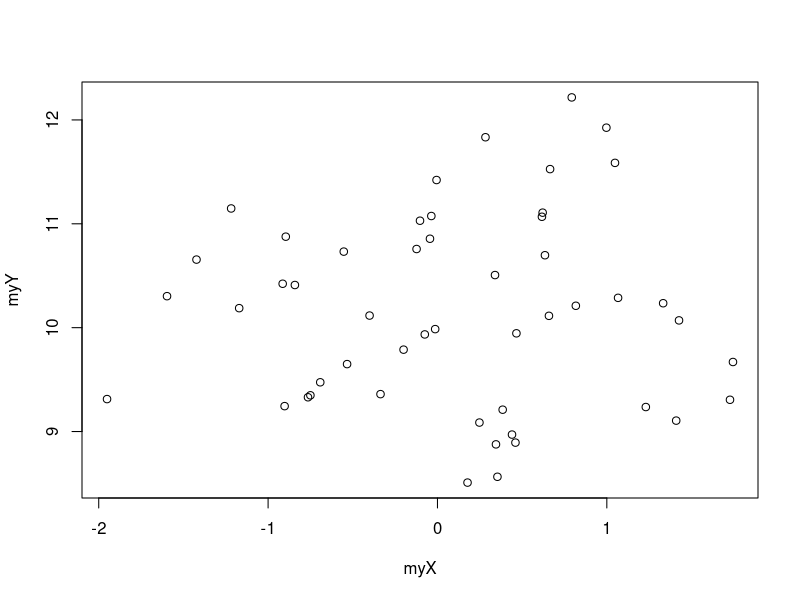
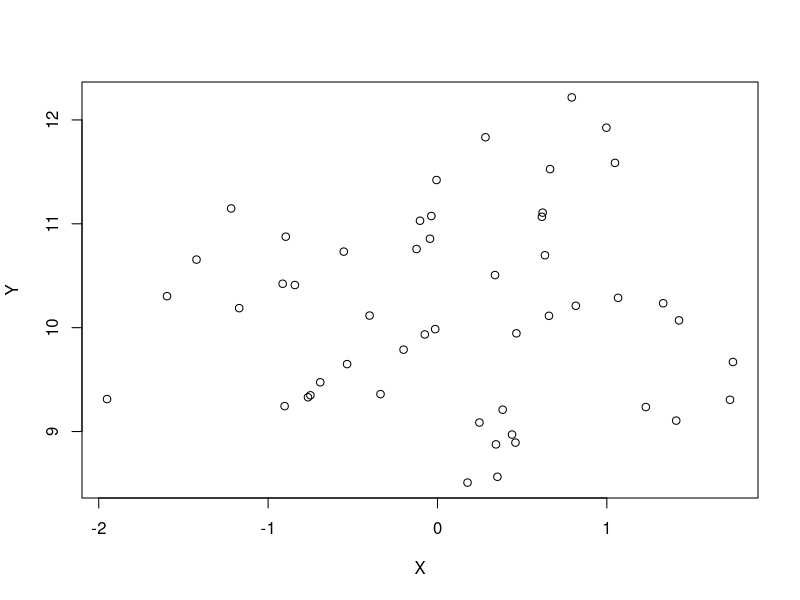
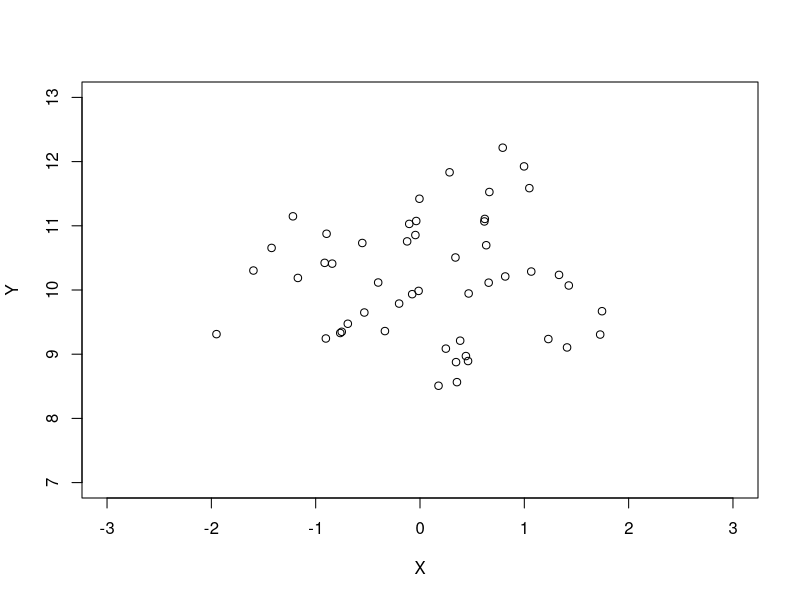
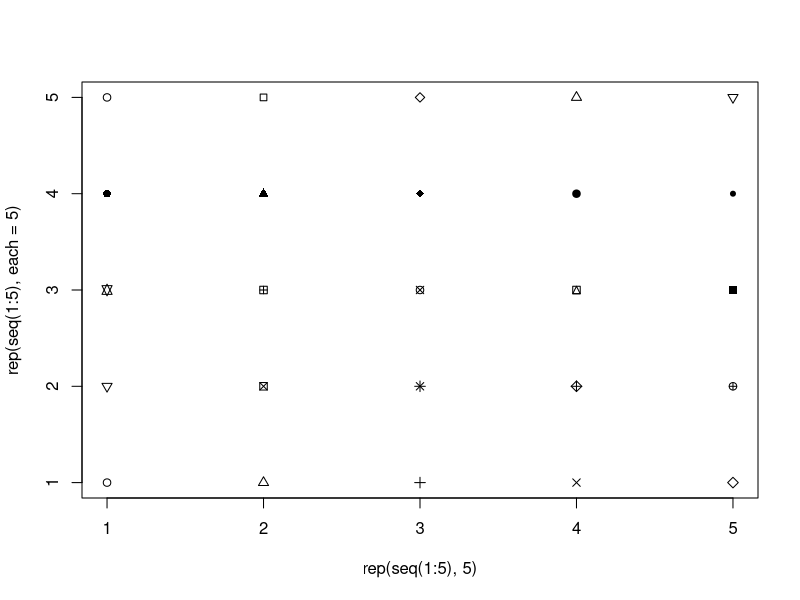
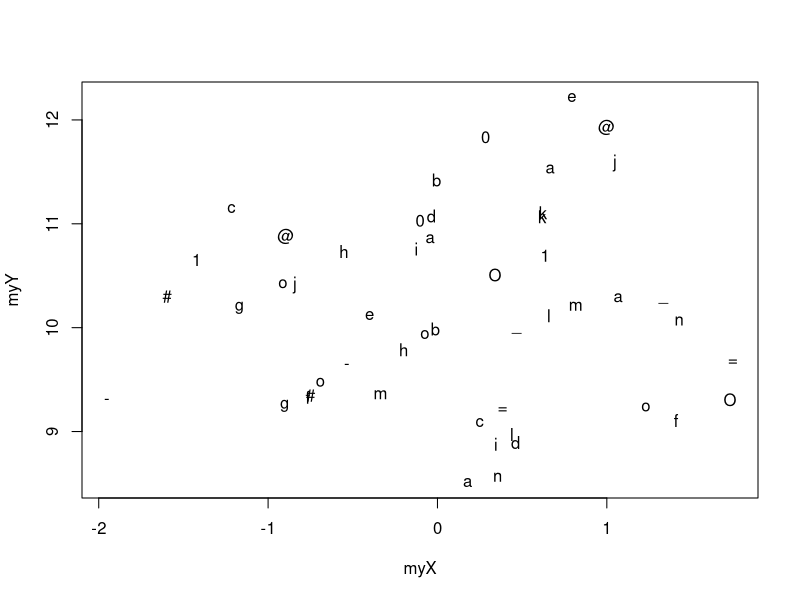
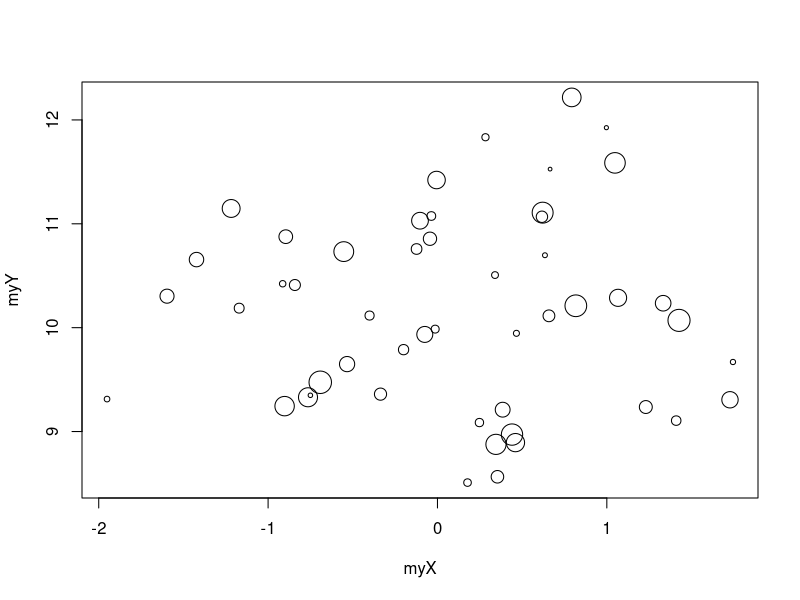
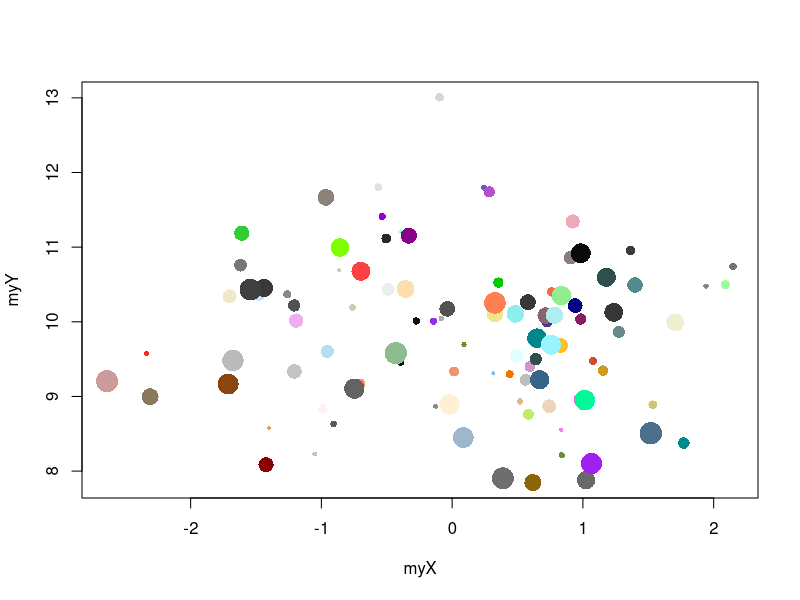
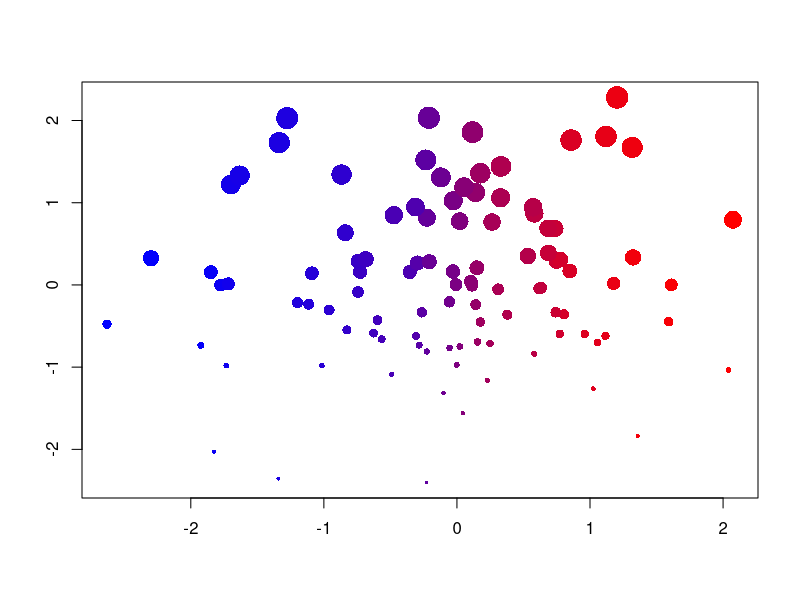

Here is the R script that generated these plots, in order:
## ---- chunk 1
myX <- rnorm(50, mean = 0, sd = 1)
myY <- rnorm(50, mean = 10, sd = 1)
plot(x = myX, y = myY)
## ---- chunk 2
plot(x = myX, y = myY, 
  xlab = "X", ylab = "Y")
## ---- chunk 3
plot(x = myX, y = myY, 
  xlab = "X", ylab = "Y", 
  xlim = c(-3, 3), ylim = c(7, 13))
## ---- chunk 4
plot(x = rep(seq(1:5), 5), y = rep(seq(1:5), each = 5),
  pch = 1:25)
plot(x = myX, y = myY, 
  pch = c("a", "@", "#", "1", "=", "-", "_", "o", "O", "0", letters[1:15]))
## ---- chunk 5
plot(x = myX, y = myY, 
  cex = seq(from = 0.5, to = 3, length.out = 50))
## ---- chunk 6
myX <- rnorm(100, mean = 0, sd = 1)
myY <- rnorm(100, mean = 10, sd = 1)
plot(x = myX, y = myY, 
  cex = seq(from = 0.5, to = 3, length.out = 100),
  pch = 16,
  col = sample(colors(), 100))
## ---- chunk 7
myX <- rnorm(100)
myY <- rnorm(100)
dfGraph <- data.frame(myX, myY)
dfGraph <- dfGraph[order(dfGraph$myX),]
dfGraph$myCol <- colorRampPalette(c("blue", "red"))(100)
dfGraph <- dfGraph[order(dfGraph$myY),]
dfGraph$myCex <- seq(from = 0.5, to = 3, length.out = 100)
plot(x = dfGraph$myX, y = dfGraph$myY, 
  cex = dfGraph$myCex, pch = 16, col = dfGraph$myCol, 
  xlab = "", ylab = "")
## ---- chunk 8
myX <- 1:20
myY <- rnorm(20, mean = 10, sd = 1)
plot(x = myX, y = myY, 
  type = 'b') # 'p', 'l', 'b', 'c', 'o', 'h', 's', 'S', 'n'
## ---- chunk 9
par(mfrow = c(1, 2))
plot(x = myX, y = myY, 
  type = 'b', pch = 16, cex = 3) 
grid(lwd = 3, lty = 1)
plot(x = myX, y = myY, 
  type = 'b', pch = 16, cex = 3, 
  panel.first = grid(lwd = 3, lty = 1)) 
par(mfrow = c(1, 1))
## ---- chunk 10
op <- par(no.readonly = TRUE)
par(mfrow = c(2, 2), mar = c(2, 2, 1, 1))
graph4 <- lapply(1:4, function(i){
  plot(x = rnorm(100), 
    y = rnorm(100), 
    col = i, pch = 16)
})
par(op)
## ---- chunk 11
myX <- rnorm(100)
myY <- rnorm(100)
plot(x = myX, y = myY, 
  xlim = c(-4, 4), ylim = c(-4, 4),   
  pch = 16, cex = 1.5, 
  col = sample(colors(), size = 100),
  panel.first = {
    grid()
    abline(v = c(min(myX), max(myX)), lty = 2)
    abline(h = c(min(myY), max(myY)), lty = 2)
    abline(v = mean(myX), lty = 1)
    abline(h = mean(myY), lty = 1)
})
## ---- chunk 12
op <- par(no.readonly = TRUE)
par(mfrow = c(2, 2), mar = c(2, 2, 1, 1))
myX <- list(
  rnorm(1000),
  rgamma(1000, shape = 1),
  sample(1:100, size = 1000, replace = TRUE),
  rbeta(1000, shape1 = 1, shape2 = 2)
)
myTitle <- c("Normal", "Gamma", "Uniform", "Beta")
tr <- lapply(1:4, function(i){
  hist(myX[[i]], 
    col = heat.colors(15), 
    main = myTitle[i]
  )
})
par(op)
## ---- chunk 13
myX <- c(4, 5, 8)
barplot(myX, names.arg = c("A", "B", "C"))
## ---- chunk 14
op <- par(no.readonly = TRUE)
par(mfrow = c(1, 2), mar = c(2, 2, 1, 1))
myX <- matrix(c(4, 5, 8, 4, 6, 2), nrow = 2)
barplot(myX, names.arg = c("A", "B", "C"))
myX <- matrix(c(4, 5, 8, 4, 6, 2, 3, 4, 5), nrow = 3)
barplot(myX, names.arg = c("A", "B", "C"))
par(op)
## ---- chunk 15
n <- 50
myX <- rnorm(n)
myY <- rnorm(n)
myCol <- c(2, sample(c(4, 2), size = (n - 1), replace = TRUE))
myColors <- colorRampPalette(c("blue", "red"))(100)
myYCut <- cut(myY, breaks = -4:4)
myXCut <- cut(myX, breaks = -4:4)
myYCutCol <- table(myCol, myYCut)
myXCutCol <- table(myCol, myXCut)
xCol <- round(
  myXCutCol[1,] / (myXCutCol[1,] + myXCutCol[2,]) * 100
)
xCol[is.na(xCol) | xCol == 0] <- 1
yCol <- round(
  myYCutCol[1,] / (myYCutCol[1,] + myYCutCol[2,]) * 100
)
yCol[is.na(yCol) | yCol == 0] <- 1
op <- par(no.readonly = TRUE)
par(mar = c(2, 3, 1, 1))
layout(matrix(c(1, 1, 0, 
                2, 2, 3, 
                2, 2, 3), ncol = 3, byrow = TRUE))
barplot(table(myXCut), las = 1, col = myColors[xCol])
plot(x = myX, y = myY, col = myCol, pch = 16, 
  xlim = c(-4, 4), ylim = c(-4, 4), cex = 1.5, 
  panel.first = grid())
barplot(table(myYCut), las = 1, horiz = TRUE, col = myColors[yCol])
par(op)
## ---- chunk 16
graphBarplotCol <- function(n){
  myX <- rnorm(n)
  myY <- rnorm(n)
  myCol <- c(2, sample(c(4, 2), size = (n - 1), replace = TRUE))
  myColors <- colorRampPalette(c("blue", "red"))(100)
  myYCut <- cut(myY, breaks = -4:4)
  myXCut <- cut(myX, breaks = -4:4)
  myYCutCol <- table(myCol, myYCut)
  myXCutCol <- table(myCol, myXCut)
  xCol <- round(
    myXCutCol[1,] / (myXCutCol[1,] + myXCutCol[2,]) * 100
  )
  xCol[is.na(xCol) | xCol == 0] <- 1
  yCol <- round(
    myYCutCol[1,] / (myYCutCol[1,] + myYCutCol[2,]) * 100
  )
  yCol[is.na(yCol) | yCol == 0] <- 1
  op <- par(no.readonly = TRUE)
  par(mar = c(2, 3, 1, 1))
  layout(matrix(c(1, 1, 0, 
                  2, 2, 3, 
                  2, 2, 3), ncol = 3, byrow = TRUE))
  barplot(table(myXCut), las = 1, col = myColors[xCol])
  plot(x = myX, y = myY, col = myCol, pch = 16, 
    xlim = c(-4, 4), ylim = c(-4, 4), cex = 1.5, 
    panel.first = grid())
  barplot(table(myYCut), las = 1, horiz = TRUE, col = myColors[yCol])
  par(op)
}
graphBarplotCol(n = 1000)
## ---- chunk 17
barplot(rnorm(20), horiz = TRUE, col = rainbow(20))
## ---- chunk 18
gender <- data.frame(
  m = cut(sample(1:75, 1000, replace = TRUE), 
    breaks = seq(from = 0, to = 80, by = 10)), 
  f = cut(sample(1:75, 1000, replace = TRUE), 
    breaks = seq(from = 0, to = 80, by = 10))
)
op <- par(no.readonly = TRUE)
par(mfrow = c(1, 2), mar = c(2, 1, 2, 1))
barplot(-table(gender$f), horiz = TRUE, col = "salmon")
barplot(table(gender$m), horiz = TRUE, col = "lightblue")
par(op)
## ---- chunk 19
df <- data.frame(
  box1 = rnorm(1000), 
  box2 = rgamma(1000, shape = 1), 
  box3 = sample(-3:3, size = 1000, replace = TRUE),
  box4 = rbeta(1000, shape1 = 1, shape2 = 2)
)
boxplot(df, col = c(rgb(0, 94, 255, maxColorValue = 255),  
  rgb(255, 0, 174, maxColorValue = 255),  
  rgb(255, 136, 0, maxColorValue = 255),  
  rgb(119, 255, 0, maxColorValue = 255)))
## ---- chunk 20
df$cat <- sample(c("w", "x", "y", "z"), size = 1000, replace = TRUE)
boxplot(df$box3 ~ df$cat, col = c(rgb(0, 94, 255, maxColorValue = 255),  
  rgb(255, 0, 174, maxColorValue = 255),  
  rgb(255, 136, 0, maxColorValue = 255),  
  rgb(119, 255, 0, maxColorValue = 255)), ylab = "Box3")
df$cat2 <- sample(1:3, size = 1000, replace = TRUE)
boxplot(df$box4 ~ df$cat*df$cat2, col = c(
  rgb(0, 94, 255, maxColorValue = 255),  
  rgb(255, 0, 174, maxColorValue = 255),  
  rgb(255, 136, 0, maxColorValue = 255),  
  rgb(119, 255, 0, maxColorValue = 255)), ylab = "Box4")
## ---- chunk 21
df$cat <- sample(c("w", "x", "y", "z"), size = 1000, replace = TRUE)
boxplot(df$box2 ~ df$cat, horizontal = TRUE, 
  col = c(rgb(255, 110, 0, maxColorValue = 255),  
  rgb(230, 255, 0, maxColorValue = 255),  
  rgb(0, 178, 255, maxColorValue = 255),  
  rgb(166, 0, 255, maxColorValue = 255)), xlab = "Box2")
## ---- chunk 22
barplot(sample(10:15, 8, replace = TRUE), col = 1:8, names.arg = 1:8)
## ---- chunk 23
head(colors(), n = 20)
## ---- chunk 24
# adapted from http://www.r-graph-gallery.com/42-colors-names/
op <- par(no.readonly = TRUE)
par(mar=c(0,0,0,0))
plot(0, type = "n", xlim = c(0, 1), ylim = c(0, 1), 
  axes = FALSE, xlab = "", ylab = "")
numRow <- 26
numCol <- 26
rect(
  xleft = rep((0:(numCol - 1)/numCol), numRow),  
  ybottom = sort(rep((0:(numRow - 1)/numRow),numCol), decreasing = TRUE),
  xright = rep((1:numCol/numCol), numRow),
  ytop = sort(rep((1:numRow/numRow), numCol), decreasing = TRUE),
  border = grey(0.5), 
  col = colors()[seq(1, numRow*numCol)])
myLabels <- c(as.character(1:657), rep("", numRow*numCol - 657))
text(
  x = rep((0:(numCol - 1)/numCol), numRow) + 0.02,
  y = sort(rep((0:(numRow - 1)/numRow), numCol), decreasing = TRUE) + 0.02,
  labels = myLabels, 
  cex = 0.6)
par(op)
## ---- chunk 25
graphBarplotCol <- function(n){
  myX <- rnorm(n)
  myY <- rnorm(n)
  myCol <- c(2, 3, 4, sample(2:4, size = (n - 3), replace = TRUE))
  myYCut <- cut(myY, breaks = -4:4)
  myXCut <- cut(myX, breaks = -4:4)
  myYCutCol <- table(myCol, myYCut)
  myXCutCol <- table(myCol, myXCut)
  rColX <- myXCutCol[1,] / (myXCutCol[1,] + myXCutCol[2,] + 
    myXCutCol[3,])
  gColX <- myXCutCol[2,] / (myXCutCol[1,] + myXCutCol[2,] + 
    myXCutCol[3,])
  bColX <- myXCutCol[3,] / (myXCutCol[1,] + myXCutCol[2,] + 
    myXCutCol[3,])
  rColX[is.na(rColX)] <- 0
  gColX[is.na(gColX)] <- 0
  bColX[is.na(bColX)] <- 0
  rColY <- myYCutCol[1,] / (myYCutCol[1,] + myYCutCol[2,] + 
    myYCutCol[3,])
  gColY <- myYCutCol[2,] / (myYCutCol[1,] + myYCutCol[2,] + 
    myYCutCol[3,])
  bColY <- myYCutCol[3,] / (myYCutCol[1,] + myYCutCol[2,] + 
    myYCutCol[3,])
  rColY[is.na(rColY)] <- 0
  gColY[is.na(gColY)] <- 0
  bColY[is.na(bColY)] <- 0
  op <- par(no.readonly = TRUE)
  par(mar = c(2, 3, 1, 1))
  layout(matrix(c(1, 1, 0, 
                  2, 2, 3, 
                  2, 2, 3), ncol = 3, byrow = TRUE))
  barplot(table(myXCut), las = 1, col = rgb(rColX, gColX, bColX))
  plot(x = myX, y = myY, col = myCol, pch = 16, 
    xlim = c(-4, 4), ylim = c(-4, 4), cex = 1.5, 
    panel.first = grid())
  barplot(table(myYCut), las = 1, horiz = TRUE, 
    col = rgb(rColY, gColY, bColY))
  par(op)
}
graphBarplotCol(n = 50)
